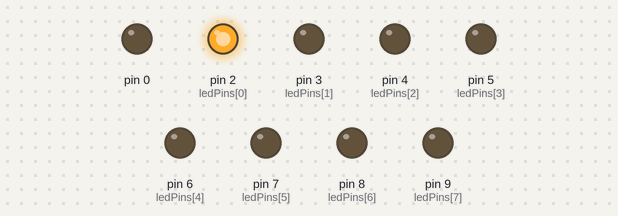
Recording of a sketch running on a simulated Arduino Uno, built with avr-gcc and run on an emulated ATmega328P. On the bench: output pins drawn as LEDs (lit = HIGH).

Above: at 0.02 s.
At 0.27 s:
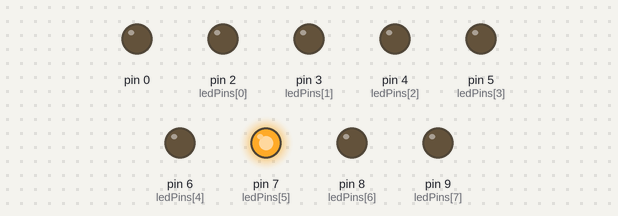
At 0.57 s:
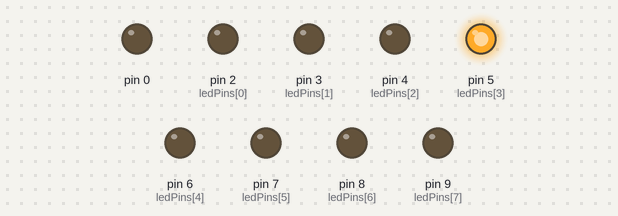
At 1.02 s:
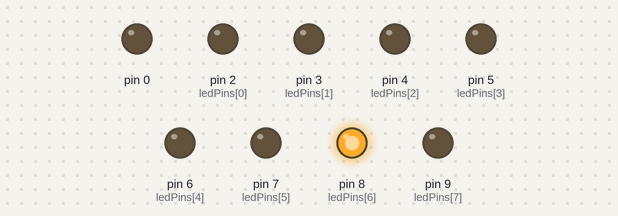
At 1.47 s:
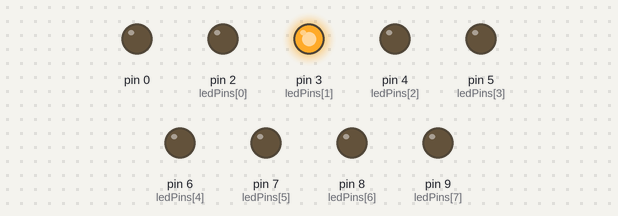
At 2.92 s:
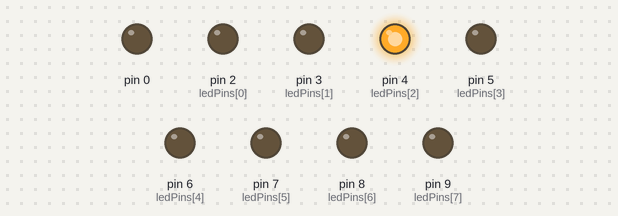
Timing chart, 0 to 3.2 s (numbered marks = the images above):
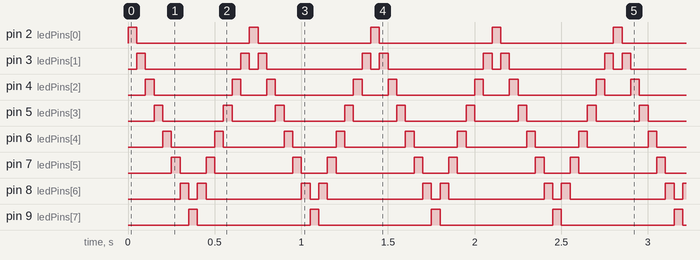

Measured:
- by itself, pin 2 (ledPins[0]), pin 9 (ledPins[7]): alternates HIGH for 0.05 s and LOW for 0.65 s
- by itself, pin 3 (ledPins[1]): repeats every 0.70 s: LOW 0.55 s, HIGH 0.05 s, LOW 0.05 s, HIGH 0.05 s
- by itself, pin 4 (ledPins[2]): repeats every 0.70 s: LOW 0.45 s, HIGH 0.05 s, LOW 0.15 s, HIGH 0.05 s
- by itself, pin 5 (ledPins[3]): repeats every 0.70 s: LOW 0.35 s, HIGH 0.05 s, LOW 0.25 s, HIGH 0.05 s
- by itself, pin 6 (ledPins[4]): repeats every 0.70 s: LOW 0.25 s, HIGH 0.05 s, LOW 0.35 s, HIGH 0.05 s
- by itself, pin 7 (ledPins[5]): repeats every 0.70 s: LOW 0.15 s, HIGH 0.05 s, LOW 0.45 s, HIGH 0.05 s
- by itself, pin 8 (ledPins[6]): repeats every 0.70 s: LOW 0.05 s, HIGH 0.05 s, LOW 0.55 s, HIGH 0.05 s

The sketch:

firmware.ino
```cpp
#define DELAY 50

int ledPins[] = {2,3,4,5,6,7,8,9};

void setup() {
  for (int i = 0; i < sizeof(ledPins); i++) {
    pinMode(ledPins[i], OUTPUT);
  }
}

void loop() {
  for (int i = 0; i < 7; i++) {
    digitalWrite(ledPins[i], HIGH);
    delay(DELAY);
    digitalWrite(ledPins[i], LOW);
  }

  for (int x = 7; x > 0; x--) {
    digitalWrite(ledPins[x], HIGH);
    delay(DELAY);
    digitalWrite(ledPins[x], LOW);
  }
}
```
